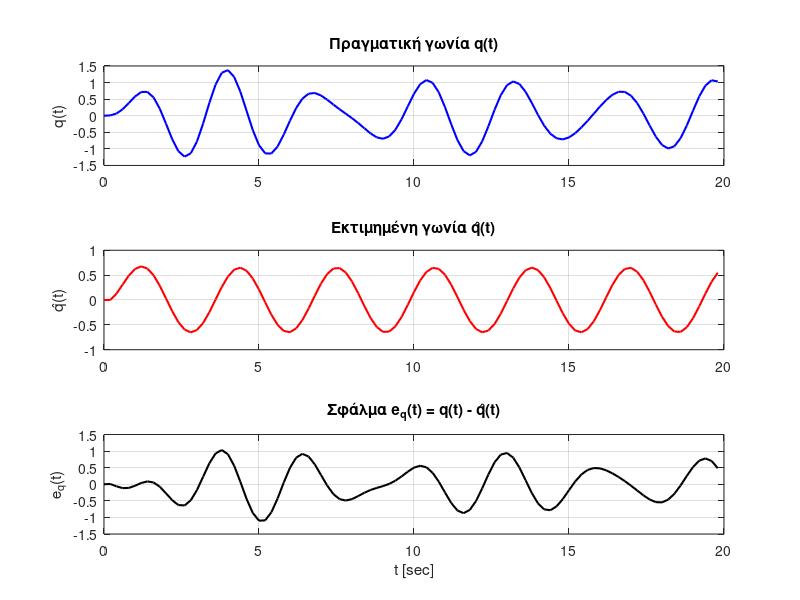

Write the MATLAB code that produced this figure.
clc; clear;

% ΠΡΑΓΜΑΤΙΚΟ ΣΥΣΤΗΜΑ (ίδιο όπως πριν)
m = 0.75; L = 1.25; c = 0.15; g = 9.81;
A0 = 4; omega = 2;
Tfinal = 20;
u_func = @(t) A0 * sin(omega * t);
Ts_fine = 0.001;
t_fine = 0:Ts_fine:Tfinal;
u_fine = u_func(t_fine);

q = zeros(size(t_fine));
dq = zeros(size(t_fine));
for k = 1:length(t_fine)-1
    ddq = (1 / (m * L^2)) * (u_fine(k) - c * dq(k) - m * g * L * q(k));
    dq(k+1) = dq(k) + Ts_fine * ddq;
    q(k+1) = q(k) + Ts_fine * dq(k);
end

% Μερική μέτρηση q(t), u(t)
Ts_b = 0.2;
t_b = 0:Ts_b:Tfinal;
q_b = interp1(t_fine, q, t_b);
u_b = interp1(t_fine, u_fine, t_b);

dq_b = diff(q_b)/Ts_b;
q_b = q_b(1:end-1);
u_b = u_b(1:end-1);

Phi_b = [q_b', u_b'];
theta_b = (Phi_b' * Phi_b) \ (Phi_b' * dq_b');
a_hat = theta_b(1);
b_hat = theta_b(2);

q_hat_b = zeros(size(q_b));
for k = 1:length(q_hat_b)-1
    dq_est = a_hat * q_hat_b(k) + b_hat * u_b(k);
    q_hat_b(k+1) = q_hat_b(k) + Ts_b * dq_est;
end
eq_b = q_b - q_hat_b;

% Διαγράμματα
figure('Name','Μερική μέτρηση q(t), u(t)');
subplot(3,1,1); plot(t_b(1:end-1), q_b, 'b', 'LineWidth', 1.5);
ylabel('q(t)'); title('Πραγματική γωνία q(t)'); grid on;
subplot(3,1,2); plot(t_b(1:end-1), q_hat_b, 'r', 'LineWidth', 1.5);
ylabel('q̂(t)'); title('Εκτιμημένη γωνία q̂(t)'); grid on;
subplot(3,1,3); plot(t_b(1:end-1), eq_b, 'k', 'LineWidth', 1.5);
ylabel('e_q(t)'); xlabel('t [sec]');
title('Σφάλμα e_q(t) = q(t) - q̂(t)'); grid on;
